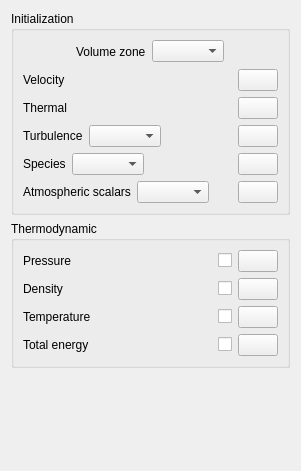
<?xml version="1.0" encoding="UTF-8"?>
<ui version="4.0">
 <class>InitializationForm</class>
 <widget class="QWidget" name="InitializationForm">
  <property name="geometry">
   <rect>
    <x>0</x>
    <y>0</y>
    <width>301</width>
    <height>471</height>
   </rect>
  </property>
  <property name="windowTitle">
   <string>Form</string>
  </property>
  <layout class="QGridLayout" name="gridLayout_3">
   <item row="0" column="0">
    <spacer name="spacer">
     <property name="orientation">
      <enum>Qt::Horizontal</enum>
     </property>
     <property name="sizeHint" stdset="0">
      <size>
       <width>0</width>
       <height>17</height>
      </size>
     </property>
    </spacer>
   </item>
   <item row="0" column="1">
    <widget class="QGroupBox" name="groupBoxZone">
     <property name="title">
      <string>Initialization</string>
     </property>
     <layout class="QGridLayout" name="gridLayout_2">
      <item row="0" column="0">
       <spacer>
        <property name="orientation">
         <enum>Qt::Horizontal</enum>
        </property>
        <property name="sizeHint" stdset="0">
         <size>
          <width>3</width>
          <height>17</height>
         </size>
        </property>
       </spacer>
      </item>
      <item row="0" column="1">
       <layout class="QHBoxLayout" name="horizontalLayout_2">
        <item>
         <widget class="QLabel" name="labelZone">
          <property name="text">
           <string>Volume zone</string>
          </property>
         </widget>
        </item>
        <item>
         <widget class="QComboBox" name="comboBoxZone"/>
        </item>
       </layout>
      </item>
      <item row="0" column="2">
       <spacer name="spacer_2">
        <property name="orientation">
         <enum>Qt::Horizontal</enum>
        </property>
        <property name="sizeHint" stdset="0">
         <size>
          <width>22</width>
          <height>23</height>
         </size>
        </property>
       </spacer>
      </item>
      <item row="1" column="0" colspan="3">
       <layout class="QGridLayout" name="gridLayout">
        <item row="0" column="0">
         <layout class="QHBoxLayout" name="horizontalLayout_3">
          <item>
           <widget class="QLabel" name="labelVelocity">
            <property name="text">
             <string>Velocity</string>
            </property>
           </widget>
          </item>
          <item>
           <spacer name="spacer_5">
            <property name="orientation">
             <enum>Qt::Horizontal</enum>
            </property>
            <property name="sizeHint" stdset="0">
             <size>
              <width>13</width>
              <height>20</height>
             </size>
            </property>
           </spacer>
          </item>
          <item>
           <widget class="QPushButton" name="pushButtonVelocity">
            <property name="text">
             <string/>
            </property>
            <property name="icon">
             <iconset resource="resources_pages.qrc">
              <normaloff>:/new/prefix1/icons/22x22/edit-find-replace.png</normaloff>:/new/prefix1/icons/22x22/edit-find-replace.png</iconset>
            </property>
            <property name="iconSize">
             <size>
              <width>22</width>
              <height>22</height>
             </size>
            </property>
           </widget>
          </item>
         </layout>
        </item>
        <item row="1" column="0">
         <layout class="QHBoxLayout" name="horizontalLayout_4">
          <item>
           <widget class="QLabel" name="labelThermal">
            <property name="text">
             <string>Thermal</string>
            </property>
           </widget>
          </item>
          <item>
           <spacer name="spacer_6">
            <property name="orientation">
             <enum>Qt::Horizontal</enum>
            </property>
            <property name="sizeHint" stdset="0">
             <size>
              <width>13</width>
              <height>20</height>
             </size>
            </property>
           </spacer>
          </item>
          <item>
           <widget class="QPushButton" name="pushButtonThermal">
            <property name="text">
             <string/>
            </property>
            <property name="icon">
             <iconset resource="resources_pages.qrc">
              <normaloff>:/new/prefix1/icons/22x22/edit-find-replace.png</normaloff>:/new/prefix1/icons/22x22/edit-find-replace.png</iconset>
            </property>
            <property name="iconSize">
             <size>
              <width>22</width>
              <height>22</height>
             </size>
            </property>
           </widget>
          </item>
         </layout>
        </item>
        <item row="2" column="0">
         <layout class="QHBoxLayout" name="horizontalLayout">
          <item>
           <widget class="QLabel" name="labelTurbulence">
            <property name="text">
             <string>Turbulence</string>
            </property>
           </widget>
          </item>
          <item>
           <widget class="QComboBox" name="comboBoxTurbulence"/>
          </item>
          <item>
           <spacer name="spacer_4">
            <property name="orientation">
             <enum>Qt::Horizontal</enum>
            </property>
            <property name="sizeHint" stdset="0">
             <size>
              <width>13</width>
              <height>20</height>
             </size>
            </property>
           </spacer>
          </item>
          <item>
           <widget class="QPushButton" name="pushButtonTurbulence">
            <property name="text">
             <string/>
            </property>
            <property name="icon">
             <iconset resource="resources_pages.qrc">
              <normaloff>:/new/prefix1/icons/22x22/edit-find-replace.png</normaloff>:/new/prefix1/icons/22x22/edit-find-replace.png</iconset>
            </property>
            <property name="iconSize">
             <size>
              <width>22</width>
              <height>22</height>
             </size>
            </property>
           </widget>
          </item>
         </layout>
        </item>
        <item row="3" column="0">
         <layout class="QHBoxLayout" name="_2">
          <property name="spacing">
           <number>6</number>
          </property>
          <property name="margin">
           <number>0</number>
          </property>
          <item>
           <widget class="QLabel" name="labelSpecies">
            <property name="text">
             <string>Species</string>
            </property>
           </widget>
          </item>
          <item>
           <widget class="QComboBox" name="comboBoxSpecies"/>
          </item>
          <item>
           <spacer>
            <property name="orientation">
             <enum>Qt::Horizontal</enum>
            </property>
            <property name="sizeHint" stdset="0">
             <size>
              <width>40</width>
              <height>20</height>
             </size>
            </property>
           </spacer>
          </item>
          <item>
           <widget class="QPushButton" name="pushButtonSpecies">
            <property name="text">
             <string/>
            </property>
            <property name="icon">
             <iconset resource="resources_pages.qrc">
              <normaloff>:/new/prefix1/icons/22x22/edit-find-replace.png</normaloff>:/new/prefix1/icons/22x22/edit-find-replace.png</iconset>
            </property>
            <property name="iconSize">
             <size>
              <width>22</width>
              <height>22</height>
             </size>
            </property>
           </widget>
          </item>
         </layout>
        </item>
        <item row="4" column="0">
         <layout class="QHBoxLayout" name="_4">
          <property name="spacing">
           <number>6</number>
          </property>
          <property name="margin">
           <number>0</number>
          </property>
          <item>
           <widget class="QLabel" name="labelMeteo">
            <property name="text">
             <string>Atmospheric scalars</string>
            </property>
           </widget>
          </item>
          <item>
           <widget class="QComboBox" name="comboBoxMeteo"/>
          </item>
          <item>
           <spacer>
            <property name="orientation">
             <enum>Qt::Horizontal</enum>
            </property>
            <property name="sizeHint" stdset="0">
             <size>
              <width>40</width>
              <height>20</height>
             </size>
            </property>
           </spacer>
          </item>
          <item>
           <widget class="QPushButton" name="pushButtonMeteo">
            <property name="text">
             <string/>
            </property>
            <property name="icon">
             <iconset resource="resources_pages.qrc">
              <normaloff>:/new/prefix1/icons/22x22/edit-find-replace.png</normaloff>:/new/prefix1/icons/22x22/edit-find-replace.png</iconset>
            </property>
            <property name="iconSize">
             <size>
              <width>22</width>
              <height>22</height>
             </size>
            </property>
           </widget>
          </item>
         </layout>
        </item>
       </layout>
      </item>
     </layout>
    </widget>
   </item>
   <item row="0" column="2">
    <spacer name="spacer_3">
     <property name="orientation">
      <enum>Qt::Horizontal</enum>
     </property>
     <property name="sizeHint" stdset="0">
      <size>
       <width>0</width>
       <height>17</height>
      </size>
     </property>
    </spacer>
   </item>
   <item row="1" column="1">
    <widget class="QGroupBox" name="groupBoxThermodynamic">
     <property name="title">
      <string>Thermodynamic</string>
     </property>
     <layout class="QGridLayout" name="_3">
      <property name="margin">
       <number>9</number>
      </property>
      <property name="spacing">
       <number>6</number>
      </property>
      <item row="0" column="0">
       <layout class="QVBoxLayout" name="_5">
        <property name="spacing">
         <number>6</number>
        </property>
        <property name="margin">
         <number>0</number>
        </property>
        <item>
         <layout class="QHBoxLayout" name="_6">
          <property name="spacing">
           <number>6</number>
          </property>
          <property name="margin">
           <number>0</number>
          </property>
          <item>
           <widget class="QLabel" name="labelPressure">
            <property name="text">
             <string>Pressure</string>
            </property>
           </widget>
          </item>
          <item>
           <spacer>
            <property name="orientation">
             <enum>Qt::Horizontal</enum>
            </property>
            <property name="sizeHint" stdset="0">
             <size>
              <width>40</width>
              <height>20</height>
             </size>
            </property>
           </spacer>
          </item>
          <item>
           <widget class="QCheckBox" name="checkBoxPressure">
            <property name="text">
             <string/>
            </property>
           </widget>
          </item>
          <item>
           <widget class="QPushButton" name="pushButtonPressure">
            <property name="text">
             <string/>
            </property>
            <property name="icon">
             <iconset resource="resources_pages.qrc">
              <normaloff>:/new/prefix1/icons/22x22/edit-find-replace.png</normaloff>:/new/prefix1/icons/22x22/edit-find-replace.png</iconset>
            </property>
            <property name="iconSize">
             <size>
              <width>22</width>
              <height>22</height>
             </size>
            </property>
           </widget>
          </item>
         </layout>
        </item>
        <item>
         <layout class="QHBoxLayout" name="_7">
          <property name="spacing">
           <number>6</number>
          </property>
          <property name="margin">
           <number>0</number>
          </property>
          <item>
           <widget class="QLabel" name="labelDensity">
            <property name="text">
             <string>Density</string>
            </property>
           </widget>
          </item>
          <item>
           <spacer>
            <property name="orientation">
             <enum>Qt::Horizontal</enum>
            </property>
            <property name="sizeHint" stdset="0">
             <size>
              <width>40</width>
              <height>20</height>
             </size>
            </property>
           </spacer>
          </item>
          <item>
           <widget class="QCheckBox" name="checkBoxDensity">
            <property name="text">
             <string/>
            </property>
           </widget>
          </item>
          <item>
           <widget class="QPushButton" name="pushButtonDensity">
            <property name="text">
             <string/>
            </property>
            <property name="icon">
             <iconset resource="resources_pages.qrc">
              <normaloff>:/new/prefix1/icons/22x22/edit-find-replace.png</normaloff>:/new/prefix1/icons/22x22/edit-find-replace.png</iconset>
            </property>
            <property name="iconSize">
             <size>
              <width>22</width>
              <height>22</height>
             </size>
            </property>
           </widget>
          </item>
         </layout>
        </item>
        <item>
         <layout class="QHBoxLayout" name="_8">
          <property name="spacing">
           <number>6</number>
          </property>
          <property name="margin">
           <number>0</number>
          </property>
          <item>
           <widget class="QLabel" name="labelTemperature">
            <property name="text">
             <string>Temperature</string>
            </property>
           </widget>
          </item>
          <item>
           <spacer>
            <property name="orientation">
             <enum>Qt::Horizontal</enum>
            </property>
            <property name="sizeHint" stdset="0">
             <size>
              <width>40</width>
              <height>20</height>
             </size>
            </property>
           </spacer>
          </item>
          <item>
           <widget class="QCheckBox" name="checkBoxTemperature">
            <property name="text">
             <string/>
            </property>
           </widget>
          </item>
          <item>
           <widget class="QPushButton" name="pushButtonTemperature">
            <property name="text">
             <string/>
            </property>
            <property name="icon">
             <iconset resource="resources_pages.qrc">
              <normaloff>:/new/prefix1/icons/22x22/edit-find-replace.png</normaloff>:/new/prefix1/icons/22x22/edit-find-replace.png</iconset>
            </property>
            <property name="iconSize">
             <size>
              <width>22</width>
              <height>22</height>
             </size>
            </property>
           </widget>
          </item>
         </layout>
        </item>
        <item>
         <layout class="QHBoxLayout" name="_9">
          <property name="spacing">
           <number>6</number>
          </property>
          <property name="margin">
           <number>0</number>
          </property>
          <item>
           <widget class="QLabel" name="labelEnergy">
            <property name="text">
             <string>Total energy</string>
            </property>
           </widget>
          </item>
          <item>
           <spacer>
            <property name="orientation">
             <enum>Qt::Horizontal</enum>
            </property>
            <property name="sizeHint" stdset="0">
             <size>
              <width>40</width>
              <height>20</height>
             </size>
            </property>
           </spacer>
          </item>
          <item>
           <widget class="QCheckBox" name="checkBoxEnergy">
            <property name="text">
             <string/>
            </property>
           </widget>
          </item>
          <item>
           <widget class="QPushButton" name="pushButtonEnergy">
            <property name="text">
             <string/>
            </property>
            <property name="icon">
             <iconset resource="resources_pages.qrc">
              <normaloff>:/new/prefix1/icons/22x22/edit-find-replace.png</normaloff>:/new/prefix1/icons/22x22/edit-find-replace.png</iconset>
            </property>
            <property name="iconSize">
             <size>
              <width>22</width>
              <height>22</height>
             </size>
            </property>
           </widget>
          </item>
         </layout>
        </item>
       </layout>
      </item>
     </layout>
    </widget>
   </item>
   <item row="2" column="1">
    <spacer>
     <property name="orientation">
      <enum>Qt::Vertical</enum>
     </property>
     <property name="sizeHint" stdset="0">
      <size>
       <width>16</width>
       <height>16</height>
      </size>
     </property>
    </spacer>
   </item>
  </layout>
 </widget>
 <resources>
  <include location="resources_pages.qrc"/>
  <include location="../../../../tmp/version_melanie_mission4212011/gui/Pages/resources_pages.qrc"/>
 </resources>
 <connections/>
</ui>
